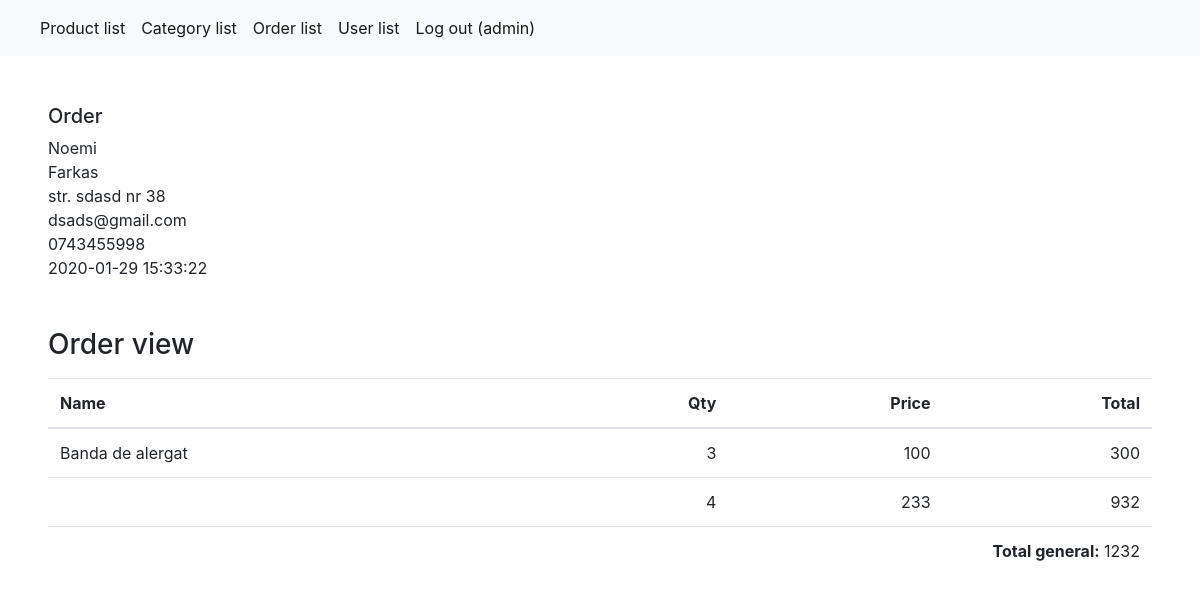
The page /admin/order_view.php?id=11 (signed in) on the database its author committed.
### tables this page shows
CREATE TABLE `orders` (
  `id` int(10) UNSIGNED NOT NULL,
  `date` timestamp NOT NULL DEFAULT CURRENT_TIMESTAMP,
  `firstname` varchar(50) NOT NULL,
  `lastname` varchar(50) NOT NULL,
  `address` text NOT NULL,
  `email` varchar(20) NOT NULL,
  `phone` varchar(14) NOT NULL
);

CREATE TABLE `order_products` (
  `id` int(10) UNSIGNED NOT NULL,
  `product_id` int(10) UNSIGNED NOT NULL,
  `order_id` int(10) NOT NULL,
  `price` float UNSIGNED NOT NULL,
  `qty` int(10) UNSIGNED NOT NULL
);

CREATE TABLE `products` (
  `id` int(10) UNSIGNED NOT NULL,
  `category_id` int(10) UNSIGNED NOT NULL,
  `photo_id` int(10) UNSIGNED DEFAULT NULL,
  `name` varchar(50) NOT NULL,
  `code` varchar(12) NOT NULL,
  `price` float UNSIGNED NOT NULL,
  `description` text NOT NULL,
  `user_id` int(11) NOT NULL
);

### admin/include/db/database.class.php (called while the page is built, shortened)
<?php
class Database {
    public function __construct()
    {
        $opt = [
            PDO::ATTR_ERRMODE            => PDO::ERRMODE_EXCEPTION,
            PDO::ATTR_DEFAULT_FETCH_MODE => PDO::FETCH_ASSOC,
        ];
        $link = 'mysql:host=localhost;dbname=licenta;charset=utf8';
        $this->connection = new PDO($link, 'root', '', $opt);
    }
}

### admin/include/db/orders.class.php (called while the page is built, shortened)
<?php
require_once "database.class.php";
class Orders extends Database
{
    public function get($id)
    {
        $data = [
            'id' => $id
        ];
        $query = $this->connection->prepare("select * from orders where id= :id");
        $query->execute($data);
        return $query->fetch();
    }
}

### admin/include/db/order_products.class.php (called while the page is built, shortened)
<?php
require_once "database.class.php";
class OrderProducts extends Database {
    public function getByOrderId($orderId)
    {
        $query = $this->connection->prepare("SELECT
                                                            order_products.price,
                                                            order_products.qty,
                                                            order_products.product_id,
                                                            products.name
                                                        FROM `order_products`
                                                        LEFT JOIN products
                                                        ON order_products.product_id = products.id
                                                        WHERE order_id = :order_id");
        $query->execute(['order_id' => $orderId]);
        return $query->fetchAll();
    }
}

### admin/order_view.php (the view, shortened to what this page needs)
<?php
include 'include/views/head.php';
include 'include/db/order_products.class.php';
include 'include/db/orders.class.php';
try {
    $orderProductsDb = new OrderProducts();
    $orderProducts= $orderProductsDb->getByOrderId($_GET['id']);
    $orderClass = new Orders();
    $order = $orderClass->get($_GET['id']);
} catch(Exception $e) {
    $orderProducts = [];
    $error = true;
}
?>
<body>
    <?php
    include 'include/views/menu.php';
    ?>
    <div class="container-fluid">
        <div class="row">
            <div class="col-12 p-5">
                <h5>Order </h5>
                <?php echo $order['firstname'] ?> <br>
                <?php echo $order['lastname'] ?> <br>
                <?php echo $order['address'] ?> <br>
                <?php echo $order['email'] ?> <br>
                <?php echo $order['phone'] ?> <br>
                <?php echo $order['date'] ?> <br>
                <br><br>
                <h3 class="mb-3">Order view</h3>
                <table class="table">
                    <thead>
                    <tr>
                        <th scope="col">Name</th>
                        <th class="text-right" scope="col">Qty</th>
                        <th class="text-right" scope="col">Price</th>
                        <th class="text-right" scope="col">Total</th>
                    </tr>
                    </thead>
                    <tbody>
                    <?php $total = 0;?>
                    <?php foreach($orderProducts as $orderProduct): ?>
                        <tr>
                            <td ><?php echo $orderProduct['name'] ?></td>
                            <td align="right"><?php echo $orderProduct['qty'] ?></td>
                            <td align="right"><?php echo $orderProduct['price'] ?></td>
                            <td align="right">
                                <?php
                                    $subtotal = $orderProduct['qty']*$orderProduct['price'];
                                    $total += $subtotal;
                                    echo $subtotal;
                                ?>
                            </td>
                        </tr>
                    <?php endforeach;?>
                    </tbody>
                    <tfoot>
                        <tr>
                            <td colspan="5" align="right">
                                <b>Total general:</b> <?=$total?>
                            </td>
                        </tr>
                    </tfoot>
                </table>
            </div>
        </div>
    </div>
</body>

### admin/css/style.css (style rules this page uses)
* { box-sizing: border-box; padding:0; margin:0; }
body, html { padding:0; margin:0; }
body, html { margin: 0; padding: 0; height: 100%; background: #ffffff !important; }

### rows shown on the page
orders: firstname "Noemi", lastname "Farkas", address "str. sdasd nr 38", email "dsads@gmail.com", phone "0743455998", date "2020-01-29 15:33:22"
order_products: product.name "Banda de alergat", qty "3", price "100", subtotal "300"
order_products: qty "4", price "233", subtotal "932"

### other values the page prints
$_SESSION['username'] "admin"
$total "1232"
